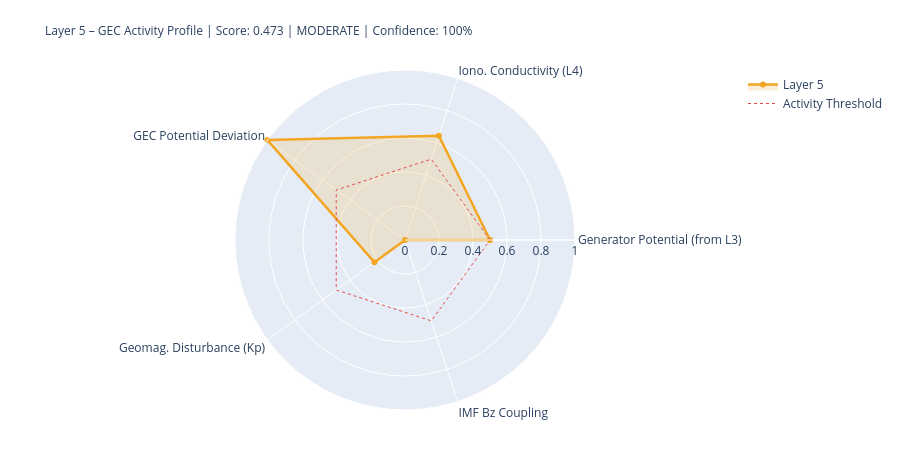

Notebook source saved alongside this figure:
### Markdown cell above
---
## 5. State Assessment & Handoff to Layer 6

### Code cell
# ============================================================
# LAYER-5-SCORE
# ============================================================

# Components
# 1) Generator activity (Layer-3-driven)
gen_score = norm(generator_strength, 0.3, 2.0)
gen_src   = 'from_layer3' if l3_thunder_score is not None else 'estimated'

# 2) Ionospheric conductivity (Layer-4-driven)
iono_score = norm(iono_cond_factor, 0.7, 1.4)
iono_src   = 'from_layer4' if l4_ioniz is not None else 'estimated'

# 3) GEC potential deviation from reference
pot_score = norm(abs(delta_V_pct), 0, 30)  # 0 = at reference, 1 = 30% deviation
pot_src   = 'derived'

# 4) Geomagnetic disturbance (Kp) – modulates vertical currents
kp_score = norm(kp_val, 0, 9)
kp_src   = 'primary' if kp_now is not None else 'from_layer4'

# 5) IMF Bz coupling (southward = stronger M-I coupling → GEC influence)
bz_score = norm(-(bz_now or 0), -5, 30) if bz_now is not None else None
bz_src   = 'primary' if bz_now is not None else 'missing'

COMPONENTS = {
    'Generator Potential (from L3)':  {'score': gen_score,   'source': 'derived_from_layer3', 'dynamic': True},
    'Iono. Conductivity (L4)':      {'score': iono_score,  'source': iono_src, 'dynamic': True},
    'GEC Potential Deviation':      {'score': pot_score,   'source': pot_src,  'dynamic': True},
    'Geomag. Disturbance (Kp)':         {'score': kp_score,    'source': kp_src,   'dynamic': True},
    'IMF Bz Coupling':               {'score': bz_score,    'source': bz_src,   'dynamic': True},
}

available   = {k: v['score'] for k, v in COMPONENTS.items() if v['score'] is not None}
unavailable = [k for k, v in COMPONENTS.items() if v['score'] is None]
layer5_score = round(sum(available.values()) / len(available), 4) if available else None
confidence   = round(len(available) / len(COMPONENTS), 2)
level = ('unknown' if layer5_score is None
         else 'quiet'   if layer5_score < 0.3
         else 'moderate' if layer5_score < 0.6
         else 'active')
dominant_l5 = max(available, key=available.get) if available else 'none'

# Kp consistency: separate 1-min raw value from score value
kp_1m_raw   = kp_now          # directly from API (can be 0.0 during live measurement)
kp_for_score = kp_val          # from Layer-0 context or estimated value if needed
kp_score_src = kp_src

W = 68
print('=' * W)
print('LAYER 5 – GLOBAL ELECTRIC CIRCUIT – STATE ASSESSMENT')
print('=' * W)
for name, comp in COMPONENTS.items():
    s = comp['score']
    if s is not None:
        bar = '█' * int(s*20) + '░' * (20-int(s*20))
        print(f'  {name:<34} {bar}  {s:.3f}  [{comp["source"]}]')
    else:
        print(f'  {name:<34} {"─"*20}  n/a   [missing]')
print('-' * W)
print(f'  Score:         {layer5_score:.3f}  ({len(available)}/{len(COMPONENTS)} components)')
print(f'  Confidence:    {confidence:.0%}')
print(f'  Level:         {level.upper()}')
print(f'  Dominant:      {dominant_l5}')
print(f'  V_iono:        {V_iono_mod:.1f} kV  (Δ {delta_V_pct:+.1f}% vs. Ref)')
print(f'  I_total:       {I_total_mod:.1f} A   (Δ {delta_I_pct:+.1f}% vs. Ref)')
print('=' * W)

# Radar
cats   = list(available.keys())
vals_r = list(available.values())
if len(cats) >= 3:
    fig = go.Figure()
    fig.add_trace(go.Scatterpolar(
        r=vals_r + [vals_r[0]], theta=cats + [cats[0]],
        fill='toself', fillcolor='rgba(242,166,35,0.18)',
        line=dict(color='#F2A623', width=2.5), name='Layer 5'
    ))
    fig.add_trace(go.Scatterpolar(
        r=[0.5]*(len(cats)+1), theta=cats+[cats[0]],
        line=dict(color='#E24B4A', dash='dot', width=1),
        mode='lines', name='Activity Threshold'
    ))
    fig.update_layout(
        title=dict(
            text=f'Layer 5 – GEC Activity Profile | Score: {layer5_score:.3f} | {level.upper()} | Confidence: {confidence:.0%}',
            font=dict(size=12)
        ),
        polar=dict(radialaxis=dict(visible=True, range=[0,1])),
        height=450, showlegend=True,
        margin=dict(l=80, r=80, t=70, b=40)
    )
    fig.show()

### Figure 1 — Plotly figure (JSON) as saved in the notebook; plotly's stock layout.template omitted (floating-point values rounded to 4 significant figures)
{"data": [{"fill": "toself", "fillcolor": "rgba(242,166,35,0.18)", "line": {"color": "#F2A623", "width": 2.5}, "name": "Layer 5", "r": [0.5, 0.6454, 1.0, 0.2222, 0.0, 0.5], "theta": ["Generator Potential (from L3)", "Iono. Conductivity (L4)", "GEC Potential Deviation", "Geomag. Disturbance (Kp)", "IMF Bz Coupling", "Generator Potential (from L3)"], "type": "scatterpolar"}, {"line": {"color": "#E24B4A", "dash": "dot", "width": 1}, "mode": "lines", "name": "Activity Threshold", "r": [0.5, 0.5, 0.5, 0.5, 0.5, 0.5], "theta": ["Generator Potential (from L3)", "Iono. Conductivity (L4)", "GEC Potential Deviation", "Geomag. Disturbance (Kp)", "IMF Bz Coupling", "Generator Potential (from L3)"], "type": "scatterpolar"}], "layout": {"height": 450, "margin": {"b": 40, "l": 80, "r": 80, "t": 70}, "polar": {"radialaxis": {"range": [0, 1], "visible": true}}, "showlegend": true, "title": {"font": {"size": 12}, "text": "Layer 5 – GEC Activity Profile | Score: 0.473 | MODERATE | Confidence: 100%"}}}
